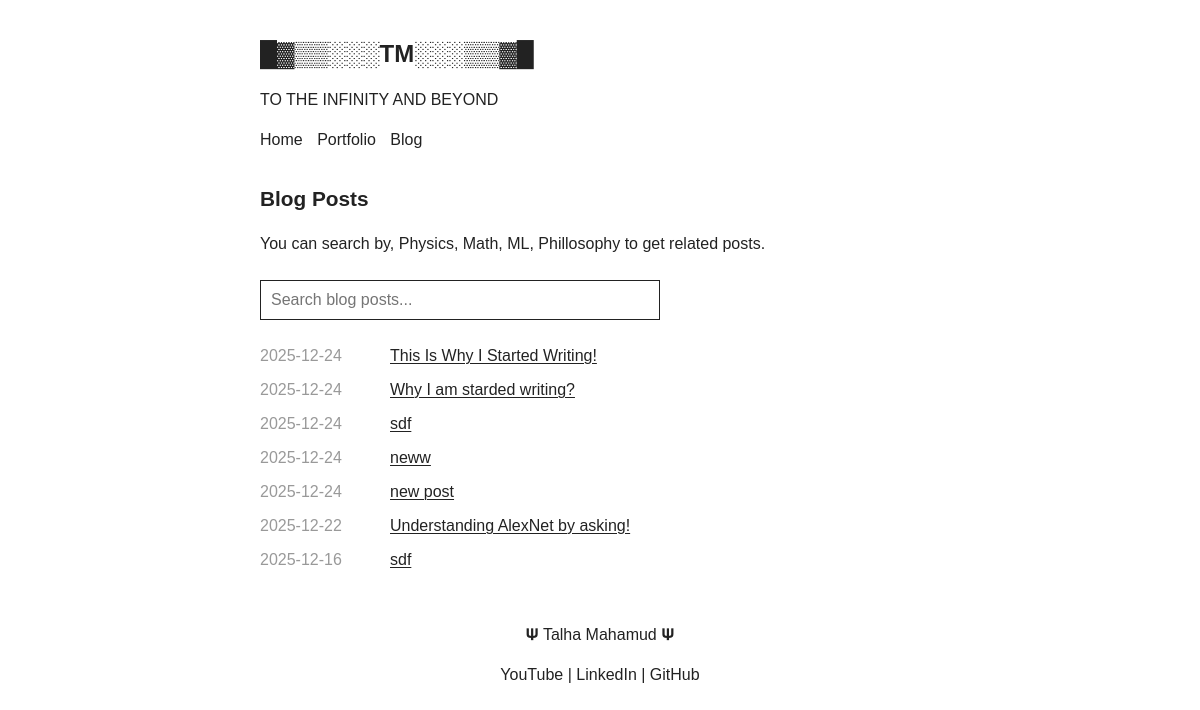
/blog, run on an earlier commit of the app's database.
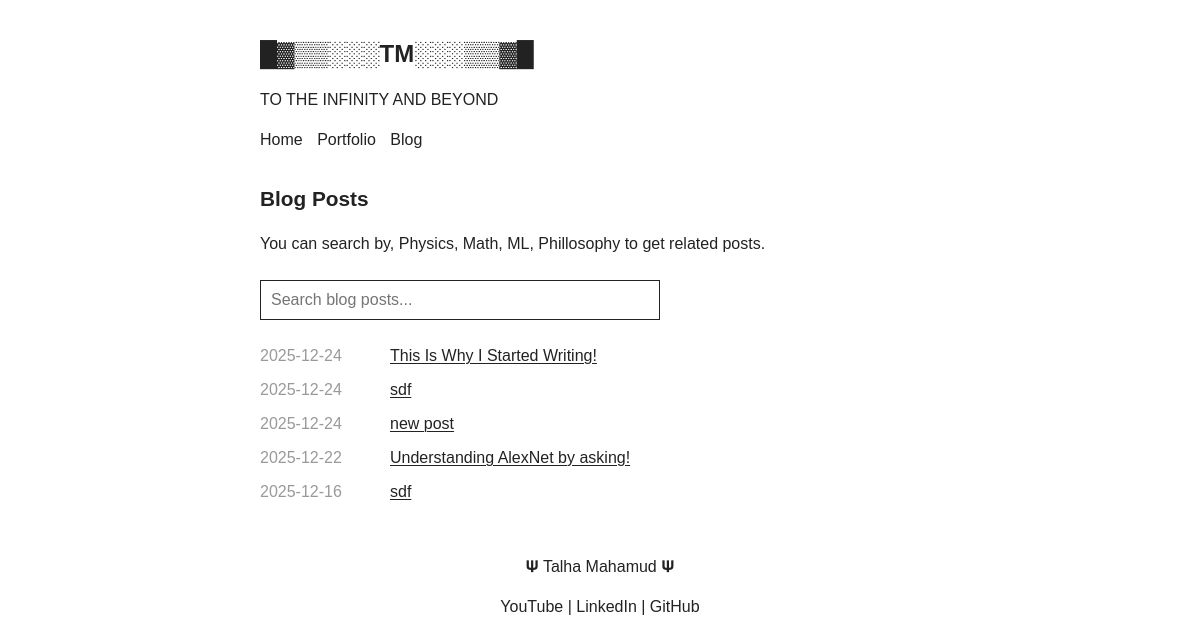
And on a later commit of the database.
### tables this page shows
CREATE TABLE posts (id INTEGER PRIMARY KEY AUTOINCREMENT, title TEXT NOT NULL, content TEXT NOT NULL, created_at TIMESTAMP DEFAULT CURRENT_TIMESTAMP, upvotes INTEGER DEFAULT 0);

### app.py (the view)
@app.route('/blog')
def blog():
    conn = get_db_connection()
    posts = conn.execute('SELECT * FROM posts ORDER BY created_at DESC').fetchall()
    conn.close()
    return render_template('blog.html', posts=posts)

### app.py (called while the page is built)
def get_db_connection():
    db_path = os.path.join(os.path.dirname(os.path.abspath(__file__)), 'database.db')
    conn = sqlite3.connect(db_path)
    conn.row_factory = sqlite3.Row
    return conn

### templates/blog.html (shortened to what this page needs)
<!DOCTYPE html>
<html lang="en">
<head>
    <link rel="stylesheet" href="{{ url_for('static', filename='css/blog_style.css') }}">
</head>
<body>
    <header>
        <a class="title" href="{{ url_for('index') }}">
            <h1>█▓▒▒░░░TM░░░▒▒▓█</h1>
        </a>
        <p>TO THE INFINITY AND BEYOND</p>
        <nav>
            <a href="{{ url_for('index') }}">Home</a>
            <a href="{{ url_for('portfolio') }}">Portfolio</a>
            <a href="{{ url_for('blog') }}">Blog</a>
        </nav>
    </header>
    <main>
        <h2>Blog Posts</h2>
        <p>You can search by, Physics, Math, ML, Phillosophy to get related posts.</p>
        <div class="search-container">
            <input type="text" class="search-box" id="searchBox" placeholder="Search blog posts...">
        </div>
        <ul class="blog-posts" id="blogList">
            {% for post in posts %}
            <li>
                <span>{{ post['created_at'][:10] }}</span>
                <a href="{{ url_for('post', post_id=post['id']) }}">{{ post['title'] }}</a>
            </li>
            {% else %}
            <li>No posts found.</li>
            {% endfor %}
        </ul>
    </main>
    <footer>
        <p><a href="{{ url_for('create') }}">𝚿 Talha Mahamud 𝚿</a></p>
        <p><a href="https://www.youtube.com/@talhamahamud3176" target="_blank">YouTube</a> | <a
                href="https://www.linkedin.com/in/talha-mahamud-bb8534208" target="_blank">LinkedIn </a>| <a
                href="https://github.com/TalhaMahamud" target="_blank">GitHub</a></p>
    </footer>
</body>
</html>

### static/css/blog_style.css (style rules this page uses)
:root { --width: 720px; --font-main: Verdana, sans-serif; --font-secondary: Verdana, sans-serif; --font-scale: 1em; --background-color: #fff; --heading-color: #222; --text-color: #222; --link-color: #222; --visited-color: #999; --code-background-color: #f2f2f2; --code-color: #222; --blockquote-color: #222; }
* { box-sizing: border-box; }
body { font-family: var(--font-secondary); font-size: var(--font-scale); margin: auto; padding: 20px; max-width: var(--width); text-align: left; background-color: var(--background-color); word-wrap: break-word; overflow-wrap: break-word; line-height: 1.5; color: var(--text-color); }
h1, h2, h3, h4, h5, h6 { font-family: var(--font-main); color: var(--heading-color); }
h1 { font-size: 1.5em; }
h2 { font-size: 1.3em; margin-top: 1.5em; }
a { color: var(--link-color); cursor: pointer; text-decoration: none; }
nav a { margin-right: 10px; }
footer { padding: 25px 0; text-align: center; }
.title h1 { font-size: 1.5em; }
ul.blog-posts { list-style-type: none; padding: 0; margin: 0; }
ul.blog-posts li { display: flex; margin-bottom: 10px; }
ul.blog-posts li span { flex: 0 0 130px; color: #999; }
ul.blog-posts li a { text-decoration: underline; text-decoration-thickness: 1px; text-underline-offset: 2px; }
.search-container { margin: 1.5em 0; }
.search-box { width: 100%; max-width: 400px; padding: 10px; font-family: var(--font-secondary); font-size: 1em; background-color: var(--background-color); color: var(--text-color); border: 1px solid var(--text-color); outline: none; }

What changed in the data, as far as the page shows it:
removed posts: created_at "2025-12-24", title "Why I am starded writing?"
removed posts: created_at "2025-12-24", title "neww"
